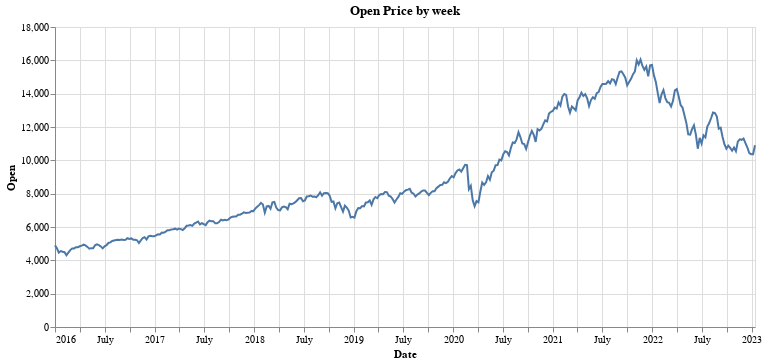

Here is the notebook cell this chart was saved with:
### Code cell
import altair as alt
# indix_IXIC['Adj Close']
alt.Chart(indix_IXIC).mark_line().encode(
      x = 'Date:T',
      y='Open:Q'
).properties(
      title='Open Price by week',
      width=700)

### Figure 1 — Vega-Lite specification as saved in the notebook (floating-point values rounded to 4 significant figures; data arrays with more than 128 entries replaced by an {"elided": "..."} marker saying what was removed)
{"config": {"view": {"continuousWidth": 400, "continuousHeight": 300}}, "data": {"name": "data-c57ad3ec4aa49e27d1e745cbd7f4a327"}, "mark": "line", "encoding": {"x": {"field": "Date", "type": "temporal"}, "y": {"field": "Open", "type": "quantitative"}}, "title": "Open Price by week", "width": 700, "$schema": "https://vega.github.io/schema/vega-lite/v4.17.0.json", "datasets": {"data-c57ad3ec4aa49e27d1e745cbd7f4a327": {"elided": "368 records"}}}
